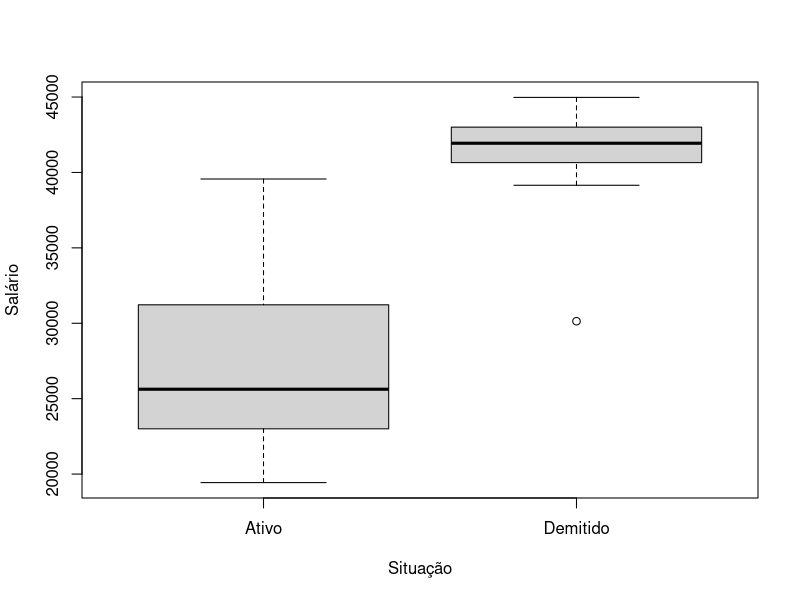

Source code (R):
data <- read.delim("trabalhadores.txt")

sitFator <- factor(data$situacao, label = c("Ativo", "Demitido"), levels=1:2)

boxplot(data$salario ~ sitFator, xlab="Situação", ylab="Salário")
